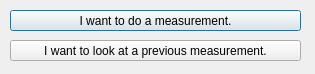
<?xml version="1.0" encoding="UTF-8"?>
<ui version="4.0">
 <class>offline_online_dialog</class>
 <widget class="QDialog" name="offline_online_dialog">
  <property name="geometry">
   <rect>
    <x>0</x>
    <y>0</y>
    <width>315</width>
    <height>74</height>
   </rect>
  </property>
  <property name="sizePolicy">
   <sizepolicy hsizetype="Fixed" vsizetype="Fixed">
    <horstretch>0</horstretch>
    <verstretch>0</verstretch>
   </sizepolicy>
  </property>
  <property name="windowTitle">
   <string>What would you like to do?</string>
  </property>
  <widget class="QPushButton" name="btn_online">
   <property name="geometry">
    <rect>
     <x>10</x>
     <y>10</y>
     <width>291</width>
     <height>21</height>
    </rect>
   </property>
   <property name="text">
    <string>I want to do a measurement.</string>
   </property>
  </widget>
  <widget class="QPushButton" name="btn_offline">
   <property name="geometry">
    <rect>
     <x>10</x>
     <y>40</y>
     <width>291</width>
     <height>21</height>
    </rect>
   </property>
   <property name="text">
    <string>I want to look at a previous measurement.</string>
   </property>
  </widget>
 </widget>
 <resources/>
 <connections/>
</ui>
